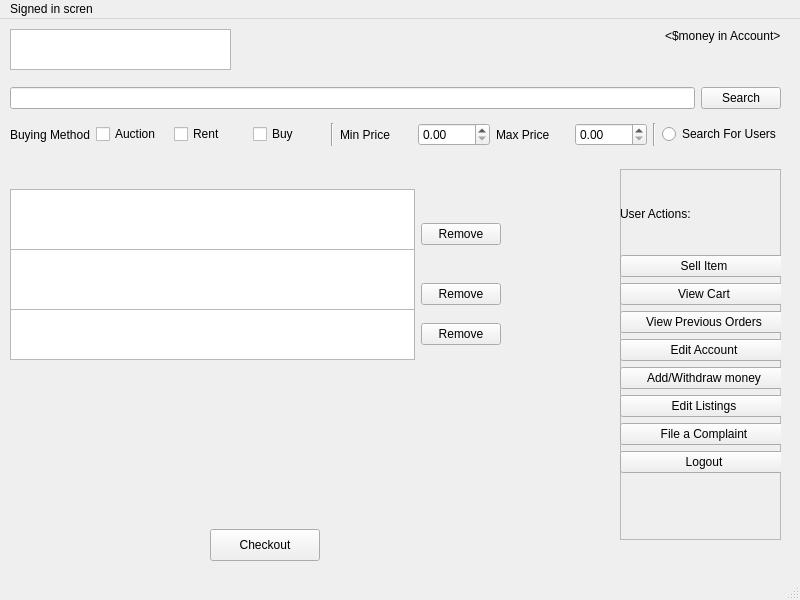
<?xml version="1.0" encoding="UTF-8"?>
<ui version="4.0">
 <class>MainWindow</class>
 <widget class="QMainWindow" name="MainWindow">
  <property name="geometry">
   <rect>
    <x>0</x>
    <y>0</y>
    <width>800</width>
    <height>600</height>
   </rect>
  </property>
  <property name="windowTitle">
   <string>MainWindow</string>
  </property>
  <widget class="QWidget" name="centralwidget">
   <widget class="QGraphicsView" name="Logo">
    <property name="geometry">
     <rect>
      <x>10</x>
      <y>10</y>
      <width>221</width>
      <height>41</height>
     </rect>
    </property>
   </widget>
   <widget class="QFrame" name="frame">
    <property name="geometry">
     <rect>
      <x>620</x>
      <y>150</y>
      <width>161</width>
      <height>371</height>
     </rect>
    </property>
    <property name="frameShape">
     <enum>QFrame::StyledPanel</enum>
    </property>
    <property name="frameShadow">
     <enum>QFrame::Raised</enum>
    </property>
    <widget class="QWidget" name="layoutWidget">
     <property name="geometry">
      <rect>
       <x>0</x>
       <y>10</y>
       <width>168</width>
       <height>294</height>
      </rect>
     </property>
     <layout class="QVBoxLayout" name="verticalLayout_4">
      <item>
       <widget class="QLabel" name="label_2">
        <property name="text">
         <string>User Actions:</string>
        </property>
       </widget>
      </item>
      <item>
       <widget class="QPushButton" name="sell_button">
        <property name="text">
         <string>Sell Item</string>
        </property>
       </widget>
      </item>
      <item>
       <widget class="QPushButton" name="cart_button">
        <property name="text">
         <string>View Cart</string>
        </property>
       </widget>
      </item>
      <item>
       <widget class="QPushButton" name="previous_orders_button">
        <property name="text">
         <string>View Previous Orders</string>
        </property>
       </widget>
      </item>
      <item>
       <widget class="QPushButton" name="edit_account_button">
        <property name="text">
         <string>Edit Account</string>
        </property>
       </widget>
      </item>
      <item>
       <widget class="QPushButton" name="withdraw_button">
        <property name="text">
         <string>Add/Withdraw money</string>
        </property>
       </widget>
      </item>
      <item>
       <widget class="QPushButton" name="edit_listings_button">
        <property name="text">
         <string>Edit Listings</string>
        </property>
       </widget>
      </item>
      <item>
       <widget class="QPushButton" name="complaint_button">
        <property name="text">
         <string>File a Complaint</string>
        </property>
       </widget>
      </item>
      <item>
       <widget class="QPushButton" name="signin_button">
        <property name="text">
         <string>Logout</string>
        </property>
       </widget>
      </item>
     </layout>
    </widget>
   </widget>
   <widget class="QWidget" name="layoutWidget">
    <property name="geometry">
     <rect>
      <x>10</x>
      <y>60</y>
      <width>771</width>
      <height>76</height>
     </rect>
    </property>
    <layout class="QVBoxLayout" name="verticalLayout">
     <item>
      <layout class="QHBoxLayout" name="horizontalLayout_3">
       <item>
        <widget class="QLineEdit" name="SearchInputBar"/>
       </item>
       <item>
        <widget class="QPushButton" name="SearchSubmissionButton">
         <property name="text">
          <string>Search</string>
         </property>
        </widget>
       </item>
      </layout>
     </item>
     <item>
      <layout class="QHBoxLayout" name="horizontalLayout">
       <item>
        <widget class="QLabel" name="label">
         <property name="text">
          <string>Buying Method</string>
         </property>
        </widget>
       </item>
       <item>
        <widget class="QCheckBox" name="AuctioncheckBox">
         <property name="text">
          <string>Auction</string>
         </property>
        </widget>
       </item>
       <item>
        <widget class="QCheckBox" name="rentcheckbox">
         <property name="text">
          <string>Rent</string>
         </property>
        </widget>
       </item>
       <item>
        <widget class="QCheckBox" name="Buycheckbox">
         <property name="text">
          <string>Buy</string>
         </property>
        </widget>
       </item>
       <item>
        <widget class="Line" name="line">
         <property name="orientation">
          <enum>Qt::Vertical</enum>
         </property>
        </widget>
       </item>
       <item>
        <widget class="QLabel" name="MinLabel">
         <property name="text">
          <string>Min Price</string>
         </property>
        </widget>
       </item>
       <item>
        <widget class="QDoubleSpinBox" name="MindoubleSpinBox"/>
       </item>
       <item>
        <widget class="QLabel" name="MinLabel_2">
         <property name="text">
          <string>Max Price</string>
         </property>
        </widget>
       </item>
       <item>
        <widget class="QDoubleSpinBox" name="MindoubleSpinBox_2"/>
       </item>
       <item>
        <widget class="Line" name="line_2">
         <property name="orientation">
          <enum>Qt::Vertical</enum>
         </property>
        </widget>
       </item>
       <item>
        <widget class="QRadioButton" name="radioButton_2">
         <property name="text">
          <string>Search For Users</string>
         </property>
        </widget>
       </item>
      </layout>
     </item>
    </layout>
   </widget>
   <widget class="QWidget" name="layoutWidget">
    <property name="geometry">
     <rect>
      <x>570</x>
      <y>10</y>
      <width>211</width>
      <height>15</height>
     </rect>
    </property>
    <layout class="QHBoxLayout" name="horizontalLayout_2">
     <item>
      <widget class="QLabel" name="first_name_text">
       <property name="text">
        <string>&lt;FirstName&gt;</string>
       </property>
      </widget>
     </item>
     <item>
      <widget class="QLabel" name="money_text">
       <property name="text">
        <string>&lt;$money in Account&gt;</string>
       </property>
      </widget>
     </item>
    </layout>
   </widget>
   <widget class="QWidget" name="layoutWidget_2">
    <property name="geometry">
     <rect>
      <x>10</x>
      <y>230</y>
      <width>491</width>
      <height>90</height>
     </rect>
    </property>
    <layout class="QHBoxLayout" name="horizontalLayout_5">
     <item>
      <widget class="QTableView" name="tableView_2"/>
     </item>
     <item>
      <widget class="QPushButton" name="pushButton_2">
       <property name="text">
        <string>Remove</string>
       </property>
      </widget>
     </item>
    </layout>
   </widget>
   <widget class="QWidget" name="layoutWidget_3">
    <property name="geometry">
     <rect>
      <x>10</x>
      <y>290</y>
      <width>491</width>
      <height>51</height>
     </rect>
    </property>
    <layout class="QHBoxLayout" name="horizontalLayout_6">
     <item>
      <widget class="QTableView" name="tableView_3"/>
     </item>
     <item>
      <widget class="QPushButton" name="pushButton_3">
       <property name="text">
        <string>Remove</string>
       </property>
      </widget>
     </item>
    </layout>
   </widget>
   <widget class="QPushButton" name="pushButton_4">
    <property name="geometry">
     <rect>
      <x>210</x>
      <y>510</y>
      <width>110</width>
      <height>32</height>
     </rect>
    </property>
    <property name="text">
     <string>Checkout</string>
    </property>
   </widget>
   <widget class="QWidget" name="">
    <property name="geometry">
     <rect>
      <x>10</x>
      <y>170</y>
      <width>491</width>
      <height>90</height>
     </rect>
    </property>
    <layout class="QHBoxLayout" name="horizontalLayout_4">
     <item>
      <widget class="QTableView" name="tableView"/>
     </item>
     <item>
      <widget class="QPushButton" name="pushButton">
       <property name="text">
        <string>Remove</string>
       </property>
      </widget>
     </item>
    </layout>
   </widget>
   <zorder>layoutWidget</zorder>
   <zorder>frame</zorder>
   <zorder>layoutWidget</zorder>
   <zorder>Logo</zorder>
   <zorder>pushButton</zorder>
   <zorder>tableView</zorder>
   <zorder>layoutWidget_2</zorder>
   <zorder>layoutWidget_3</zorder>
   <zorder>pushButton_4</zorder>
  </widget>
  <widget class="QMenuBar" name="menubar">
   <property name="geometry">
    <rect>
     <x>0</x>
     <y>0</y>
     <width>800</width>
     <height>22</height>
    </rect>
   </property>
   <widget class="QMenu" name="menuSigned_in_scren">
    <property name="title">
     <string>Signed in scren</string>
    </property>
   </widget>
   <addaction name="menuSigned_in_scren"/>
  </widget>
  <widget class="QStatusBar" name="statusbar"/>
 </widget>
 <resources/>
 <connections/>
</ui>
